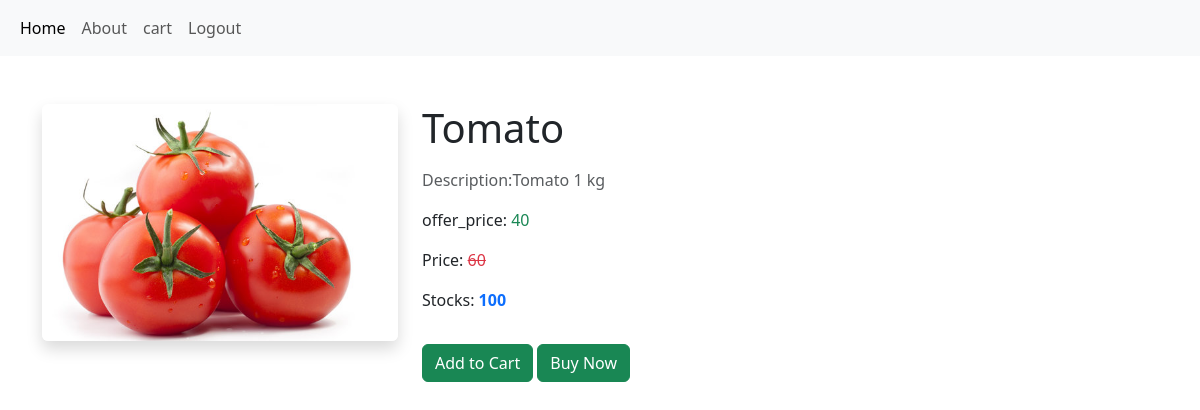
Page /product_view/1 on the committed database.
### gm_app/models.py (models this page shows)
class Product(models.Model):
    pid=models.TextField()
    name=models.TextField()
    dis=models.TextField()
    offer_price=models.IntegerField()
    price=models.IntegerField()
    stock=models.IntegerField()
    category=models.ForeignKey(Category,on_delete=models.CASCADE)
    img=models.FileField()

### gm_app/views.py (the view)
# urls.py: path('product_view/<pid>',views.product_view),
def product_view(req,pid):
       data=Product.objects.get(pk=pid)
       return render(req,'user/product_view.html',{'Product':data})

### templates/user/product_view.html (shortened to what this page needs)
<!DOCTYPE html>
<html lang="en">
<head>
    <link href="https://cdn.jsdelivr.net/npm/bootstrap@5.3.2/dist/css/bootstrap.min.css" rel="stylesheet">
</head>
<body>
    <nav class="navbar navbar-expand-sm bg-light navbar-light">
        <div class="container-fluid">
          <ul class="navbar-nav">
            <li class="nav-item">
              <a class="nav-link active" href="userhome">Home</a>
            </li>
            <li class="nav-item">
              <a class="nav-link" href="aboutuser">About</a>
            </li>
            <li class="nav-item">
              <a class="nav-link" href="cart">cart</a>
            </li>
            <li class="nav-item">
              <a class="nav-link " href="logout">Logout</a>
            </li>
          </ul>
        </div>
    </nav>
    <div class="container mt-5">
        <div class="row">
            <div class="col-md-4">
                <img src="{{ Product.img.url }}" alt="Product Image" class="img-fluid rounded shadow">
            </div>
            <div class="col-md-8">
                <h1 class="mb-3">{{ Product.name }}</h1>
                <p class="text-muted">Description:<span class="fw-normal">{{ Product.dis }} </span></p>
                <p>offer_price: <del style="text-decoration: none;" class="text-success">{{ Product.offer_price }}</del></p>
                <p>Price: <del style="text-decoration: line-through;" class="text-danger">{{ Product.price }}</del></p>
                <p>Stocks: <span class="fw-bold text-primary">{{ Product.stock }}</span></p>
                <a href="../add_to_cart/{{Product.pk}}" class="btn btn-success mt-3">Add to Cart</a>
                <a href="../pro_buy/{{Product.pk}}" class="btn btn-success mt-3">Buy Now</a>
            </div>
        </div>
    </div>
</body>
</html>

### rows in the picture
Product: img (picture), name "Tomato", dis "Tomato 1 kg", offer_price "40", price "60", stock "100"
